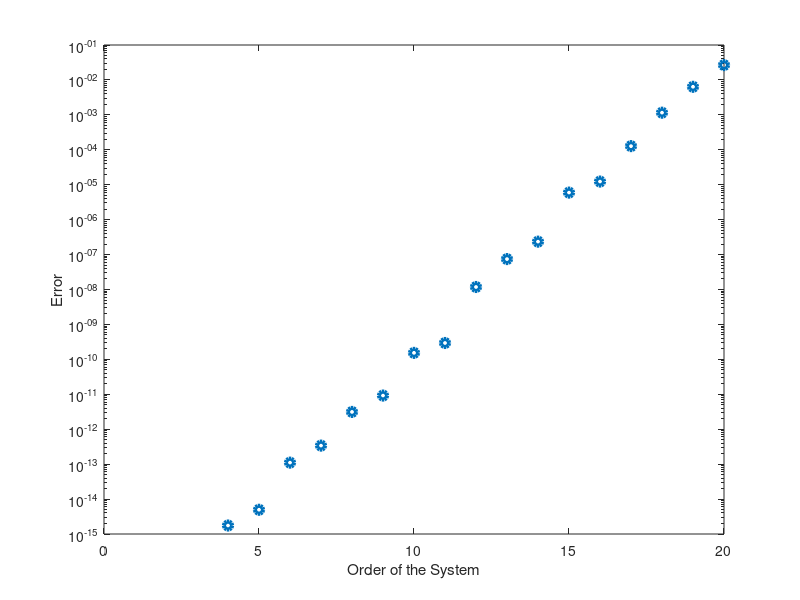

Recreate this plot in MATLAB.
%% Conditioning, part II

% Let's define the vector b such that the Vn.*x = b linear system solves
% for x = (1, ... , 1)

a = 0;
b = 1;

ord = 2:20;
% Doesn't matter if it's zeroes(n) or ones(n), the purpose is just to
% pre-allocate a vector with some values

err = zeros(length(ord));
for n = 1:length(ord)
    x = linspace(a,b,ord(n));
    Vn = vander(x);
    % We will use the function sum(A, 2) which sums each row of the Matrix
    t = sum(Vn, 2);
    % .. so that z is a vector of the form [1, ..., 1]
    z = Vn\t;
    err(n) = norm( z - ones(ord(n),1) ) / norm( ones(ord(n),1) );
end

figure(2);
semilogy(ord, err, 'o', 'linewidth', 3);
xlabel('Order of the System');
ylabel('Error');


